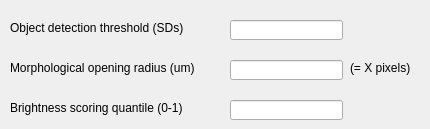
      <widget class="QWidget" name="ap_spark_detection">
       <attribute name="title">
        <string>Spark detection</string>
       </attribute>
       <widget class="QLabel" name="label_6">
        <property name="geometry">
         <rect>
          <x>10</x>
          <y>20</y>
          <width>211</width>
          <height>16</height>
         </rect>
        </property>
        <property name="text">
         <string>Object detection threshold (SDs)</string>
        </property>
       </widget>
       <widget class="QLineEdit" name="ap_spark_detection_lineEdit_object_threshold">
        <property name="geometry">
         <rect>
          <x>230</x>
          <y>20</y>
          <width>113</width>
          <height>20</height>
         </rect>
        </property>
       </widget>
       <widget class="QLabel" name="label_8">
        <property name="geometry">
         <rect>
          <x>10</x>
          <y>60</y>
          <width>211</width>
          <height>16</height>
         </rect>
        </property>
        <property name="text">
         <string>Morphological opening radius (um)</string>
        </property>
       </widget>
       <widget class="QLineEdit" name="ap_spark_detection_lineEdit_morphological_radius">
        <property name="geometry">
         <rect>
          <x>230</x>
          <y>60</y>
          <width>113</width>
          <height>20</height>
         </rect>
        </property>
       </widget>
       <widget class="QLabel" name="ap_spark_detection_label_morphological_radius_pixels">
        <property name="geometry">
         <rect>
          <x>350</x>
          <y>60</y>
          <width>71</width>
          <height>16</height>
         </rect>
        </property>
        <property name="text">
         <string>(= X pixels)</string>
        </property>
       </widget>
       <widget class="QLabel" name="label_10">
        <property name="geometry">
         <rect>
          <x>10</x>
          <y>100</y>
          <width>211</width>
          <height>16</height>
         </rect>
        </property>
        <property name="text">
         <string>Brightness scoring quantile (0-1)</string>
        </property>
       </widget>
       <widget class="QLineEdit" name="ap_spark_detection_lineEdit_brightness_quantile">
        <property name="geometry">
         <rect>
          <x>230</x>
          <y>100</y>
          <width>113</width>
          <height>20</height>
         </rect>
        </property>
       </widget>
      </widget>
